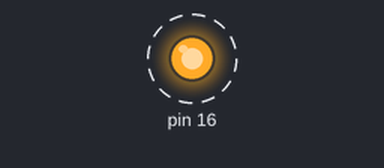
Bench run of a sketch on a simulated Arduino Uno, built with avr-gcc and run on an emulated ATmega328P. Parts: output pins drawn as LEDs (lit = HIGH). Dashed ring = blinking.

Above: at 0.2 s.
Timing chart, 0 to 3.0 s (numbered marks = the images above):
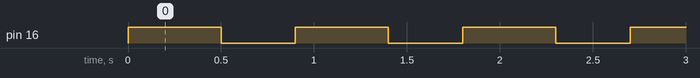

The sketch:

Blink.ino
```cpp
void setup() {
 pinMode (16,OUTPUT);

}

void loop() {
  digitalWrite(16,1);
  delay(500);
  digitalWrite(16, 0);
  delay (400);

}
```

Measured:
- by itself, pin 16: alternates HIGH for 0.50 s and LOW for 0.40 s
